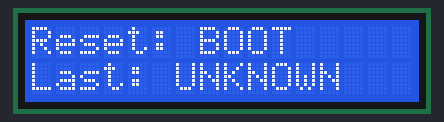
The sketch below on a simulated Arduino Uno, built with avr-gcc and run on an emulated ATmega328P. Parts: 16×2 character LCD. EEPROM starts erased.

Above: at 0.1 s.
At 3.1 s:
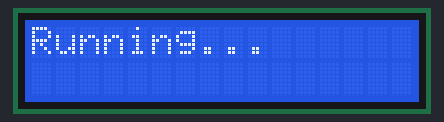

The sketch:

reset.ino
```cpp
#include <Arduino.h>
#include <LiquidCrystal.h>
#include <EEPROM.h>
#include <avr/wdt.h>

LiquidCrystal lcd(8, 9, 4, 5, 6, 7);

#define ADDR 0
#define NO_FAULT 0
#define FAULT 1

void setup() {
    lcd.begin(16, 2);

    byte lastFault = EEPROM.read(ADDR);

    lcd.clear();
    lcd.setCursor(0, 0);
    lcd.print("Reset: BOOT");

    lcd.setCursor(0, 1);
    lcd.print("Last: ");

    if (lastFault == NO_FAULT) {
        lcd.print("NONE");
    } else if (lastFault == FAULT) {
        lcd.print("WDT RESET");
    } else {
        lcd.print("UNKNOWN");
    }

    delay(3000);

    EEPROM.write(ADDR, NO_FAULT);

    if (lastFault == NO_FAULT) {
        delay(2000);

        EEPROM.write(ADDR, FAULT);

        wdt_enable(WDTO_15MS);

        while (1);
    }
}

void loop() {
    lcd.clear();
    lcd.setCursor(0, 0);
    lcd.print("Running...");
    delay(1000);
}
```
